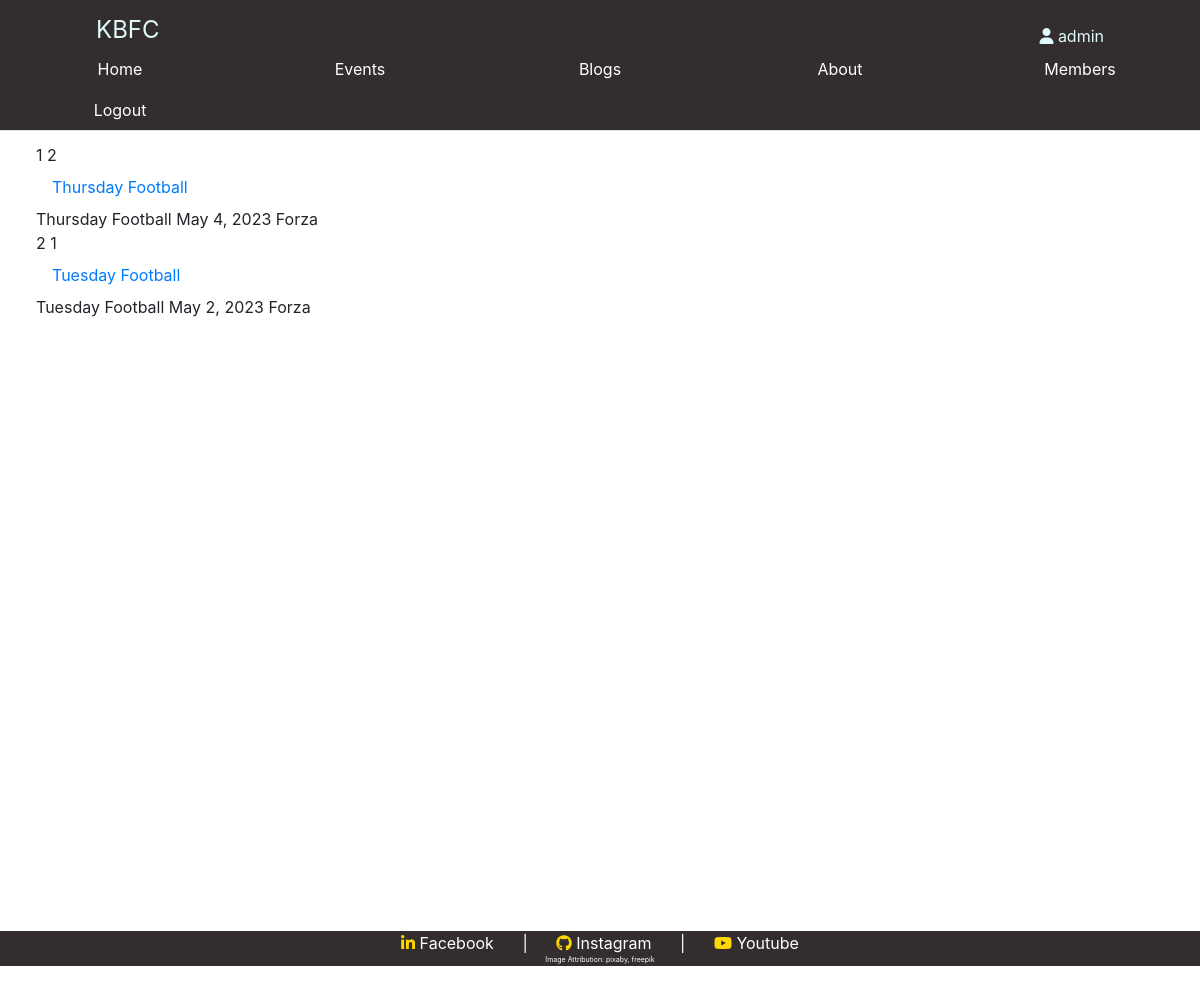
Before: /events/ (signed in) with the older database file.
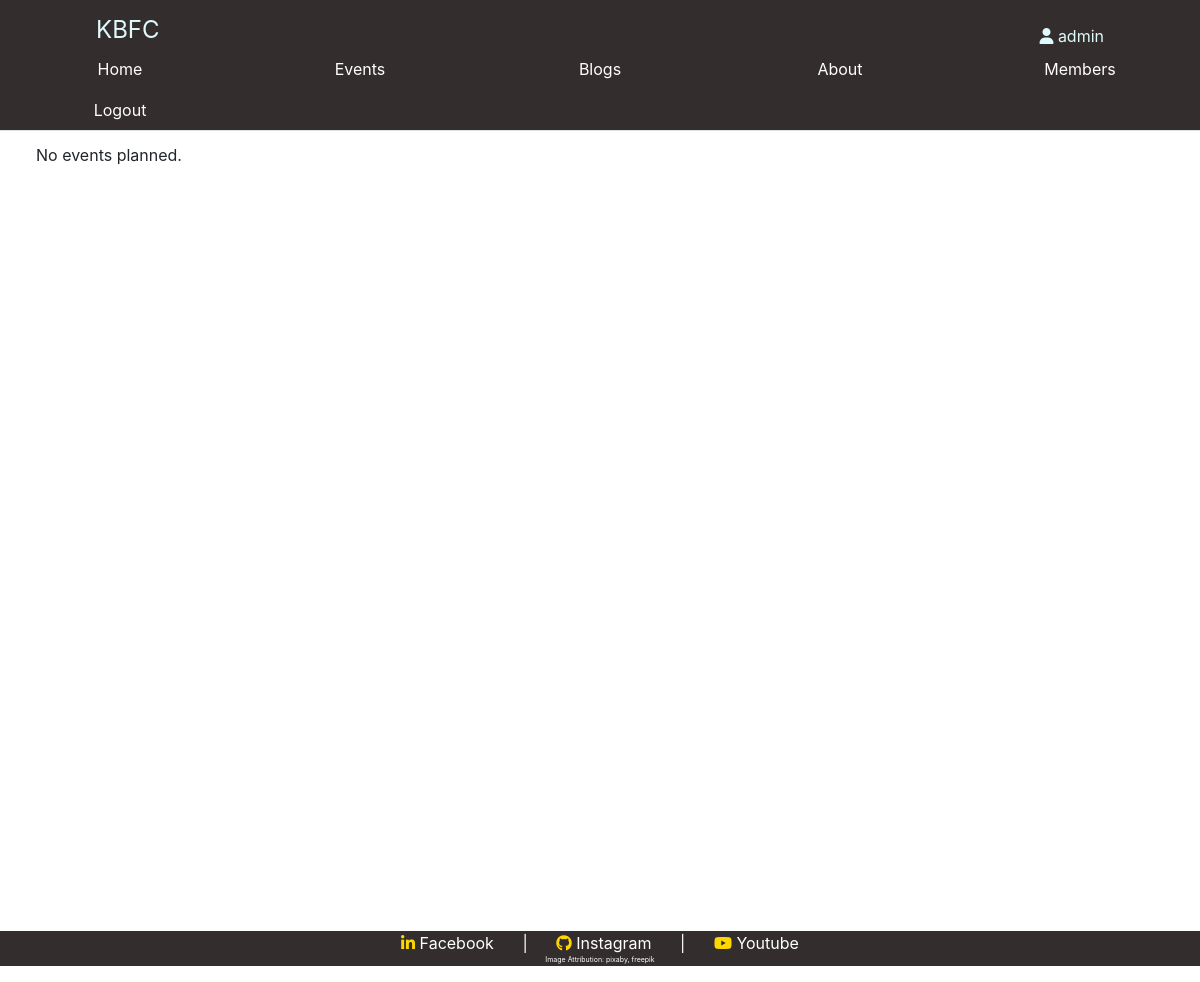
After: the same page with the newer database file.
### events/models.py (models this page shows)
class Event(models.Model):
    title = models.CharField(
        max_length=100, blank=False, null=False, help_text="Name of event"
    )
    description = models.CharField(
        max_length=300, blank=False, null=False, help_text="Description of the event"
    )
    date = models.DateField(blank=False, help_text="Date of the event.")
    time = models.TimeField(blank=False, help_text="Time of the event.")
    event_duration = models.SmallIntegerField(
        blank=False, help_text="Duration of the Event"
    )
    venue = models.ForeignKey(
        Venue,
        on_delete=models.CASCADE,
        blank=False,
        null=False,
        help_text="Venue of the event",
        related_name="venue",
    )
    def __str__(self):
        return self.title
    class Meta():
        verbose_name_plural = "Events"

class Venue(models.Model):
    name = models.CharField(
        max_length=100, blank=False, null=False, help_text="Name of Venue"
    )
    address = models.TextField(blank=False, null=False, help_text="Address of Venue")
    phone = PhoneNumberField(blank=False, help_text="Phone number with country code")
    def __str__(self):
        return self.name
    class Meta():
        verbose_name_plural = "Venue"

### events/views.py (the view)
# urls.py: path("", eventlist, name="eventlist"),
def eventlist(request):
    event_obj = Event.objects.all().order_by("-pk")
    print(event_obj)
    ctx = {"event_obj": event_obj}
    return render(request, "events/eventlist.html", ctx)

### events/templates/events/eventlist.html
{% include 'home/header.html' %} {% include 'home/messages.html' %} {%block eventlist%} {% if user.is_authenticated %} {% load static %}
{% if event_obj %}
{% for event in event_obj %}
{{ forloop.counter }}
{{event.pk}}
<a class="nav-link" aria-current="page" href="{% url 'events:eventdetail' event.pk %}">{{event.title}}</a>
{{event.title}}
{{event.date}}
{{event.venue}}
<br>
{% endfor %}
{% else %}
No events planned.
{% endif %}
{% else %} Please Login First {% endif %} {%endblock%} {% include 'home/footer.html' %}

### home/templates/home/header.html (shortened to what this page needs)
<!DOCTYPE html>
<html>
  <head>
    <link rel="stylesheet" href="https://cdn.jsdelivr.net/npm/bootstrap@4.0.0/dist/css/bootstrap.min.css">
    {% load static %}
    <link rel="stylesheet" href="{% static 'home/style.css' %}" />
  </head>
  <body>
    <div id="navbar">
      <div style="display : flex; flex-direction : row;">
      <div id="indo"><a href="{%url 'home:homepage'%}"> KBFC </a></div>
      <div id="user">
        <i class="fa fa-user" aria-hidden="true"></i>
        {% if user.is_authenticated %}
        {{user.username}}
        {%else%}
         Guest
        {%endif%}
      </div>
      </div>
      <div id="navdiv">
        <ul class="nav nav-tabs">
          <li class="nav-item">
            <a class="nav-link" aria-current="page" href="{% url 'home:homepage' %}"
              >Home</a
            >
          </li>
          <li class="nav-item">
            <a class="nav-link" aria-current="page" href="{% url 'events:eventlist' %}"
              >Events</a
            >
          </li>
          <li class="nav-item">
            <a class="nav-link" aria-current="page" href="{% url 'blogs:blogs_list' %}"
              >Blogs</a
            >
          </li>
          <li class="nav-item">
            <a class="nav-link" aria-current="page" href="{% url 'home:about' %}"
              >About</a
            >
          </li>
          {% if user.is_authenticated %}
          <li class="nav-item">
            <a class="nav-link" href="{%url 'members:memberlist'%}">Members</a>
          </li>
          <li class="nav-item">
            <a class="nav-link" href="{%url 'home:logout'%}">Logout</a>
          </li>
          {% else %}
          <li class="nav-item navs">
            <a class="nav-link" href="{%url 'home:login'%}">Login</a>
          </li>
          {% endif %}
        </ul>
      </div>
    </div>
<div class="bodycontent">

### home/templates/home/footer.html (shortened to what this page needs)
</div>
<div id="footer">
    <a class="footlinks" href="#" target="_blank"><span style="color:gold;"><i class="fa fa-linkedin" aria-hidden="true"></i></span> Facebook </a>
    <span class="footlinks">|</span>
    <a class="footlinks" href="#" target="_blank"><span style="color:gold;"><i class="fa fa-github" aria-hidden="true"></i></span>  Instagram </a>
    <span class="footlinks">|</span>
    <a class="footlinks" href="#" target="_blank"><span style="color:gold;"><i class="fa fa-youtube" aria-hidden="true"></i></span>  Youtube</a>
<p style="font-size:7px;">Image Attribution: pixaby, freepik</p>
</div>
</body>
</html>

### static/home/style.css (style rules this page uses)
.nav-item { width:20%; font-size: 1em; }
.bodycontent { padding: 1% 3%; min-height: 800px; }
#navbar { text-align:center; background-color: #332d2d; color: white; }
#navbar a { color: white; }
#indo { font-size: 1.5em; text-align: left; padding: 1% 0% 0% 8%; width:50%; }
#indo a { color:rgb(222, 250, 250); }
#user { font-size: 1em; text-align: right; padding: 2% 8% 0% 0%; width:50%; color:rgb(222, 250, 250); }
#footer { text-align:center; background-color: #332d2d; color: white; left: 0; bottom: 0; width: 100%; text-align: center; }
.footlinks { padding: 0 1%; color: white; }

Changed rows visible on the page:
removed Event: pk "2", title "Thursday Football", date "May 4, 2023", venue "Forza"
removed Event: pk "1", title "Tuesday Football", date "May 2, 2023", venue "Forza"
Other visible differences:
text now shown: "No events planned."
